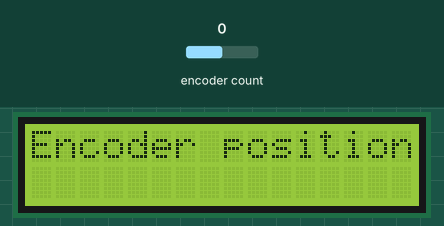
Simulated run of this sketch. Board: Arduino Uno, built with avr-gcc and run on an emulated ATmega328P. On the bench: 16×2 character LCD. The test bench sets the inputs (shaded band); at power-on: encoder count 0.

Above: at 1.2 s.
1.3 s: encoder count set to 1
At 1.9 s:
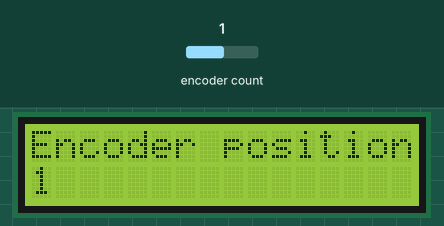
2.8 s: encoder count set to 2
At 4.0 s:
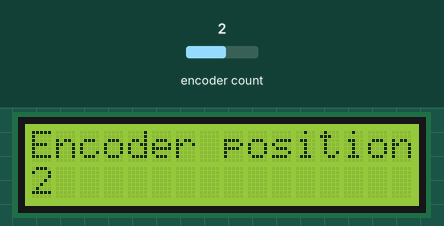
4.3 s: encoder count set to 3
At 5.4 s:
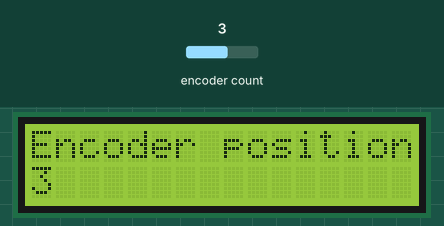
Timing chart, 0 to 7.3 s (numbered marks = the images above; inputs shaded):
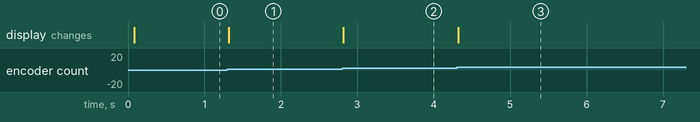

The sketch:

EncoderInterrupt.ino
```cpp
// Rotary encoder test using 500hz interrupt to poll the encoder
// Andre Needham

// libraries
// library can be found at https://github.com/lincomatic/LiquidTWI2
#include <LiquidTWI2.h>
// library can be found at https://github.com/mathertel/RotaryEncoder
#include <RotaryEncoder.h>
// library can be found at https://github.com/PaulStoffregen/TimerOne
#include <TimerOne.h>

// instances
LiquidTWI2 lcd(0x20);
RotaryEncoder encoder(7, 6);

int8_t rotary_pos = 0;
volatile int8_t new_pos = 0;

void setup()
{
  digitalWrite(4, HIGH); //turn off SD light, I see it flickering/on sometimes

	// LCD setup
	lcd.setMCPType(LTI_TYPE_MCP23008);
	lcd.begin(16, 2);
	lcd.setBacklight(HIGH);
  lcd.setCursor(0, 0);
  lcd.print("Encoder position");

  // Timer1 setup
  Timer1.initialize(2000);
  Timer1.attachInterrupt(readEncoder); //readEncoder to run every .002 seconds, or 500 times per second
}

// check the encoder position and store the result
void readEncoder()
{
  encoder.tick();
  new_pos = encoder.getPosition();
}

void loop()
{
 	// Rotary Encoder Test
	if (rotary_pos != new_pos)
	{
    rotary_pos = new_pos;
    lcd.setCursor(0, 1);
    lcd.print(rotary_pos);
    lcd.print("                ");
	}
}
```

Measured:
- after the input at 1.3 s, the display: changes at once (image 1)
- after the input at 2.8 s, the display: changes at once (image 2)
- after the input at 4.3 s, the display: changes at once (image 3)
